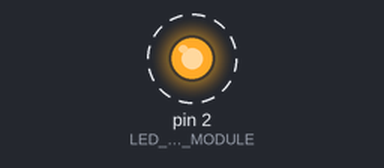
A sketch run on a simulated Arduino Uno, built with avr-gcc and run on an emulated ATmega328P. Parts: output pins drawn as LEDs (lit = HIGH). Dashed ring = blinking. What the sketch prints to the serial monitor is not drawn.

Above: at 3.5 s.
Timing chart, 0 to 7.6 s (numbered marks = the images above):
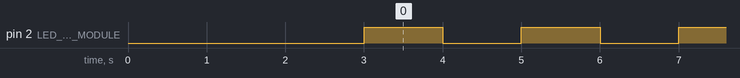

The sketch:

L01p03.ino
```cpp
#include <Arduino.h>
#define LED_ON_MODULE 2
byte varCount; // Global variable ไม่ถูกทำลายเมื่อจบการทำงานของ function
//-----------------------------------------------
void taskToggle();
void taskCountUp();
//===============================================
void setup()
{
    // Power On Delay
    delay(3000); // Power On Delay: Waiting for Chip or peripheral initializing to ensure all peripheral ready.

    // H/W initialize: set up hardware firstly
    pinMode(LED_ON_MODULE, OUTPUT);
    Serial.begin(115200); // open serial port

    // Variables and state initialize
    varCount = 0;

    // End of setup
    Serial.println("\n\r\n\r#### End of setup ####");
}
void loop()
{
    taskToggle();
    taskCountUp();
    delay(1000);
}
// ###############################################
void taskToggle()
{
    Serial.println("Task: Blink");
    digitalWrite(LED_ON_MODULE, !digitalRead(LED_ON_MODULE));
}

void taskCountUp()
{
    Serial.print("Task: Counting up = ");
    Serial.println(varCount);
    varCount++;
}
```

Measured:
- by itself, pin 2 (LED_ON_MODULE): alternates HIGH for 1.0 s and LOW for 1.0 s
